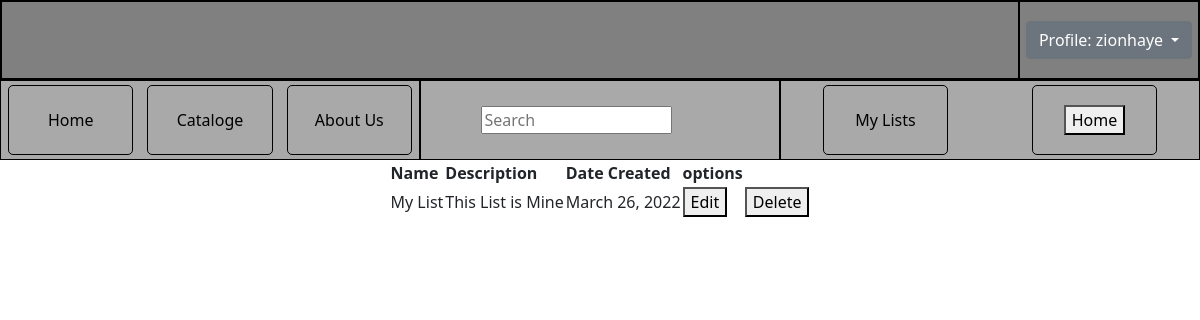
/MyLists/ (signed in), run on the app's committed database.
### smartshopperapp/models.py (models this page shows)
class List (models.Model):
    name = models.CharField(max_length=50)
    description = models.CharField(max_length=50, null=True)
    is_Active = models.BooleanField(default=True)
    date_created = models.DateField(auto_now_add=True)
    user = models.ForeignKey(User,on_delete=models.CASCADE, null=True)
    configuration = models.ForeignKey(Configuration,on_delete=models.CASCADE, null=True)

### smartshopperapp/views.py (the view)
# urls.py: path('MyLists/',views.display_my_lists, name="display_my_last"),
def display_my_lists(request):
    if request.user.is_authenticated:
        user = request.user
        current_user_lists = get_registered_user_lists(user)
        return render(request ,  'displaylists.html' , {'lists':current_user_lists})

### smartshopperapp/databaseprocessors/listprocessor.py (called while the page is built)
def get_registered_user_lists(user):
    current_user_list = List.objects.all().filter(user=user)
    if current_user_list.exists():
        return current_user_list
    else:
        return None

### smartshopperapp/templates/displaylists.html (shortened to what this page needs)
{% extends "basetemplate1.html" %}
{% block head %}
{% load static %}
<link rel="stylesheet" type="text/css" href="{% static 'stylesheets\displaylistsstyle.css' %}?{% now "U" %}">
{% endblock %}
{% block content %}
    <div id="content">
        <table id="list-table">
            <tr>
                <th>Name</th>
                <th>Description</th>
                <th>Date Created</th>
                <th>options</th>
            </tr>
            {% if lists != None %}
                {% for list in lists %}
                    <tr>
                        <td>{{list.name}}</td>
                        <td>{{list.description}}</td>
                        <td>{{list.date_created}}</td>
                        <td><button>Edit</button></td>
                        <td><button onclick="window.location.href='/DeleteList/{{list.id}}/'">Delete</button></td>
                    </tr>
                {% endfor %}
        </table>
            {% else %}
                    <p>Litst Empty</p>
            {% endif %}
    </div>
{% endblock %}

### smartshopperapp/templates/basetemplate1.html (shortened to what this page needs)
<!DOCTYPE html>
<html lang="en">
<head>
    <link href="https://cdn.jsdelivr.net/npm/bootstrap@5.1.3/dist/css/bootstrap.min.css" rel="stylesheet">
    <link href="https://cdn.jsdelivr.net/npm/bootstrap@5.0.2/dist/css/bootstrap.min.css" rel="stylesheet">
    {% load static %}
    <link rel="stylesheet" type="text/css" href="{% static 'stylesheets\headerandnavstyle.css' %}?{% now "U" %}">
    {% block head %}{% endblock %}
</head>
<body>
    <header>
        <div id="section-1" class="flexbox-child">
        </div>
        <div id="section-2" class="flexbox-child">
            {% if user.is_authenticated %}
                <div class="dropdown">
                    <a class="btn btn-secondary dropdown-toggle" href="#" role="button" id="dropdownMenuLink" data-bs-toggle="dropdown" aria-expanded="false">
                      Profile: {{user.username}}
                    </a>
                  </div>
            {% else %}
                <button id="login-button" onclick="window.location.href='/Login/'">Login</button>
            {% endif %}
        </div>
    </header>
    <nav>
       <div id="nav-section-1">
            <div class="nav-section-1-child" id="nav-section-1-child-1">
                <a href="/">Home</a>
            </div>
            <div class="nav-section-1-child" id="nav-section-1-child-2">
                <a href="/Catalogue/">Cataloge</a>
            </div>
            <div class="nav-section-1-child" id="nav-section-1-child-3">
                <a href="">About Us</a>
            </div>
       </div>
       <div id="nav-section-2">
            <form action="" method="POST">
                <input type="text" name="search" id="search" placeholder="Search">
            </form>
        </div>
        <div id="nav-section-3">
            {% if user.is_authenticated %}
                <div class="nav-section-3-child" id="nav-section-3-child-1">
                    <a href="/MyLists/">My Lists</a>
                </div>
            {% endif %}
            <div class="nav-section-3-child" id="nav-section-3-child-2">
                <button><a href="/">Home</a></button>
            </div>
        </div>
    </nav>
    <body>
        <div id="content">
            {% block content %}{% endblock %}
        </div>
    </body>
</body>
</html>

### smartshopperapp/static/stylesheets/headerandnavstyle.css (style rules this page uses)
header { width:100vw; height:10vh; display: flex; justify-content: center; align-items: center; background-color:grey; border: 0.5px solid black; }
nav { width:100vw; height:10vh; display: flex; justify-content: center; align-items: center; background-color:darkgray; }
#section-1 { width:85%; height:100%; display: flex; justify-content: flex-start; align-items: center; border: 0.5px solid black; }
#section-2 { width:15%; height:100%; display: flex; justify-content: center; align-items: center; border: 0.5px solid black; }
#nav-section-1 { width:35%; height:100%; display: flex; justify-content: space-around; align-items: center; border:0.5px solid black; }
.nav-section-1-child { width:30%; height:90%; display: flex; justify-content: center; align-items: center; border-radius:5px; border:0.5px solid black; }
.nav-section-1-child a { text-decoration: none; color:black; }
#nav-section-2 { width:30%; height:100%; display: flex; justify-content: center; align-items: center; border:0.5px solid black; }
#search { width:80%; height:90%; }
#nav-section-3 { width:35%; height:100%; display: flex; justify-content: space-around; align-items: center; border:0.5px solid black; }
.nav-section-3-child a { text-decoration: none; color:black; }
.nav-section-3-child { width:30%; height:90%; display: flex; justify-content: center; align-items: center; border-radius:5px; border:0.5px solid black; }

### smartshopperapp/static/stylesheets/displaylistsstyle.css (style rules this page uses)
#content { width:100vw; height:auto; display:flex; justify-content: center; align-items: center; }

### smartshopperapp/templates/basetemplate1.html (style rules this page uses)
* { margin:0; }

### data on the page
List: name "My List", description "This List is Mine", date_created "March 26, 2022"

### other printed values
{{ user.username }} "zionhaye"
